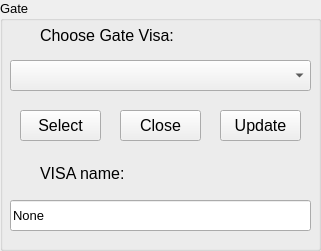
             <widget class="QGroupBox" name="groupBoxK2_gatevisa">
              <property name="enabled">
               <bool>true</bool>
              </property>
              <property name="geometry">
               <rect>
                <x>0</x>
                <y>0</y>
                <width>321</width>
                <height>251</height>
               </rect>
              </property>
              <property name="font">
               <font>
                <pointsize>10</pointsize>
               </font>
              </property>
              <property name="title">
               <string>Gate</string>
              </property>
              <widget class="QLabel" name="label_chooseVisa_2">
               <property name="geometry">
                <rect>
                 <x>40</x>
                 <y>20</y>
                 <width>201</width>
                 <height>31</height>
                </rect>
               </property>
               <property name="font">
                <font>
                 <pointsize>12</pointsize>
                </font>
               </property>
               <property name="text">
                <string>Choose Gate Visa:</string>
               </property>
              </widget>
              <widget class="QComboBox" name="comboBoxK2_gateVisa">
               <property name="geometry">
                <rect>
                 <x>10</x>
                 <y>60</y>
                 <width>301</width>
                 <height>31</height>
                </rect>
               </property>
               <property name="font">
                <font>
                 <pointsize>10</pointsize>
                </font>
               </property>
              </widget>
              <widget class="QPushButton" name="pushButtonK2_selectGate">
               <property name="geometry">
                <rect>
                 <x>20</x>
                 <y>110</y>
                 <width>81</width>
                 <height>31</height>
                </rect>
               </property>
               <property name="font">
                <font>
                 <pointsize>12</pointsize>
                </font>
               </property>
               <property name="text">
                <string>Select</string>
               </property>
              </widget>
              <widget class="QPushButton" name="pushButtonK2_closeGate">
               <property name="geometry">
                <rect>
                 <x>120</x>
                 <y>110</y>
                 <width>81</width>
                 <height>31</height>
                </rect>
               </property>
               <property name="font">
                <font>
                 <pointsize>12</pointsize>
                </font>
               </property>
               <property name="text">
                <string>Close</string>
               </property>
              </widget>
              <widget class="QLabel" name="label_12">
               <property name="geometry">
                <rect>
                 <x>40</x>
                 <y>160</y>
                 <width>181</width>
                 <height>27</height>
                </rect>
               </property>
               <property name="font">
                <font>
                 <pointsize>12</pointsize>
                </font>
               </property>
               <property name="text">
                <string>VISA name:</string>
               </property>
              </widget>
              <widget class="QLineEdit" name="lineEditK2_gateVisa">
               <property name="geometry">
                <rect>
                 <x>10</x>
                 <y>200</y>
                 <width>301</width>
                 <height>31</height>
                </rect>
               </property>
               <property name="font">
                <font>
                 <pointsize>10</pointsize>
                </font>
               </property>
               <property name="text">
                <string>None</string>
               </property>
              </widget>
              <widget class="QPushButton" name="pushButtonK2_updateGate">
               <property name="geometry">
                <rect>
                 <x>220</x>
                 <y>110</y>
                 <width>81</width>
                 <height>31</height>
                </rect>
               </property>
               <property name="font">
                <font>
                 <pointsize>12</pointsize>
                </font>
               </property>
               <property name="text">
                <string>Update</string>
               </property>
              </widget>
             </widget>
